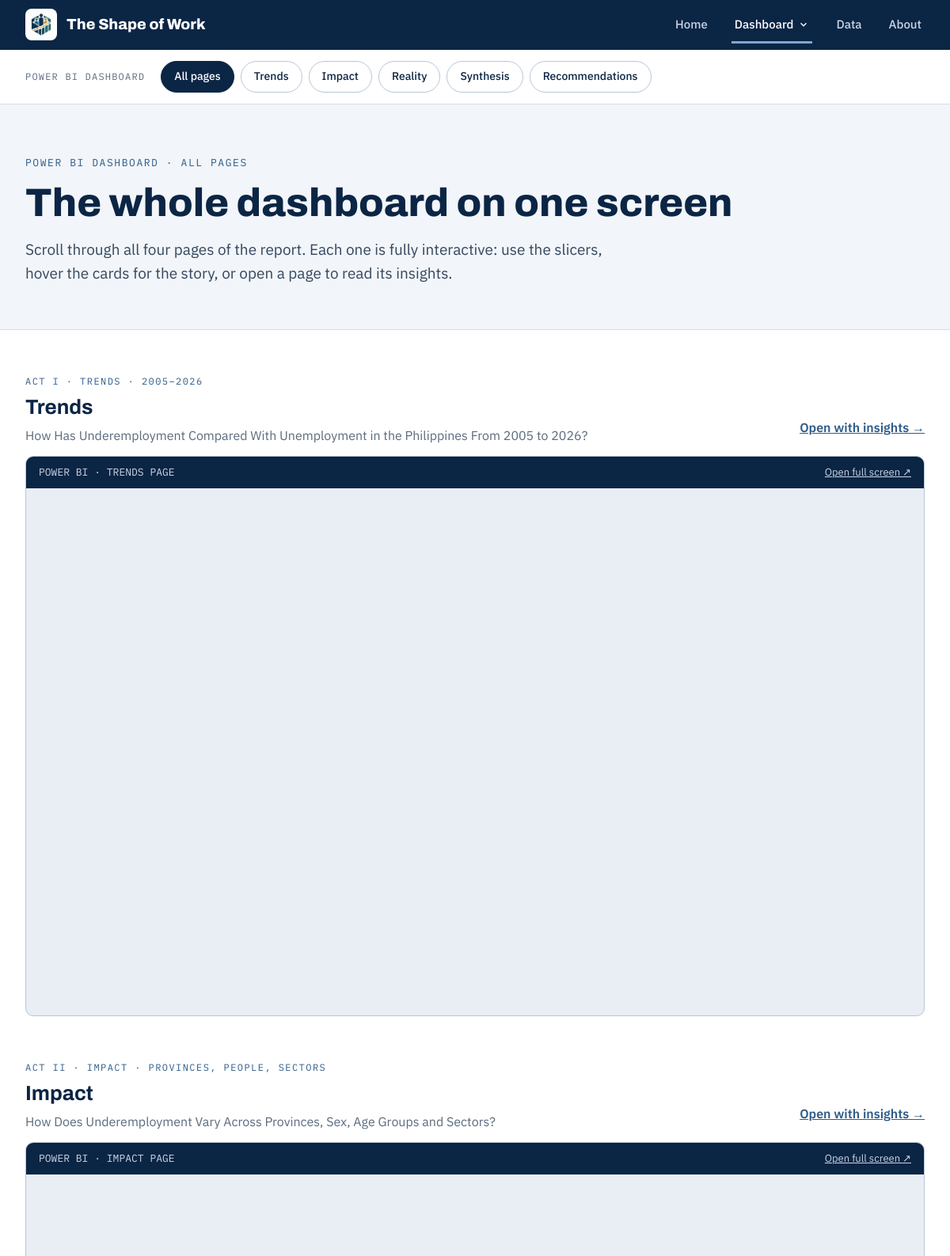
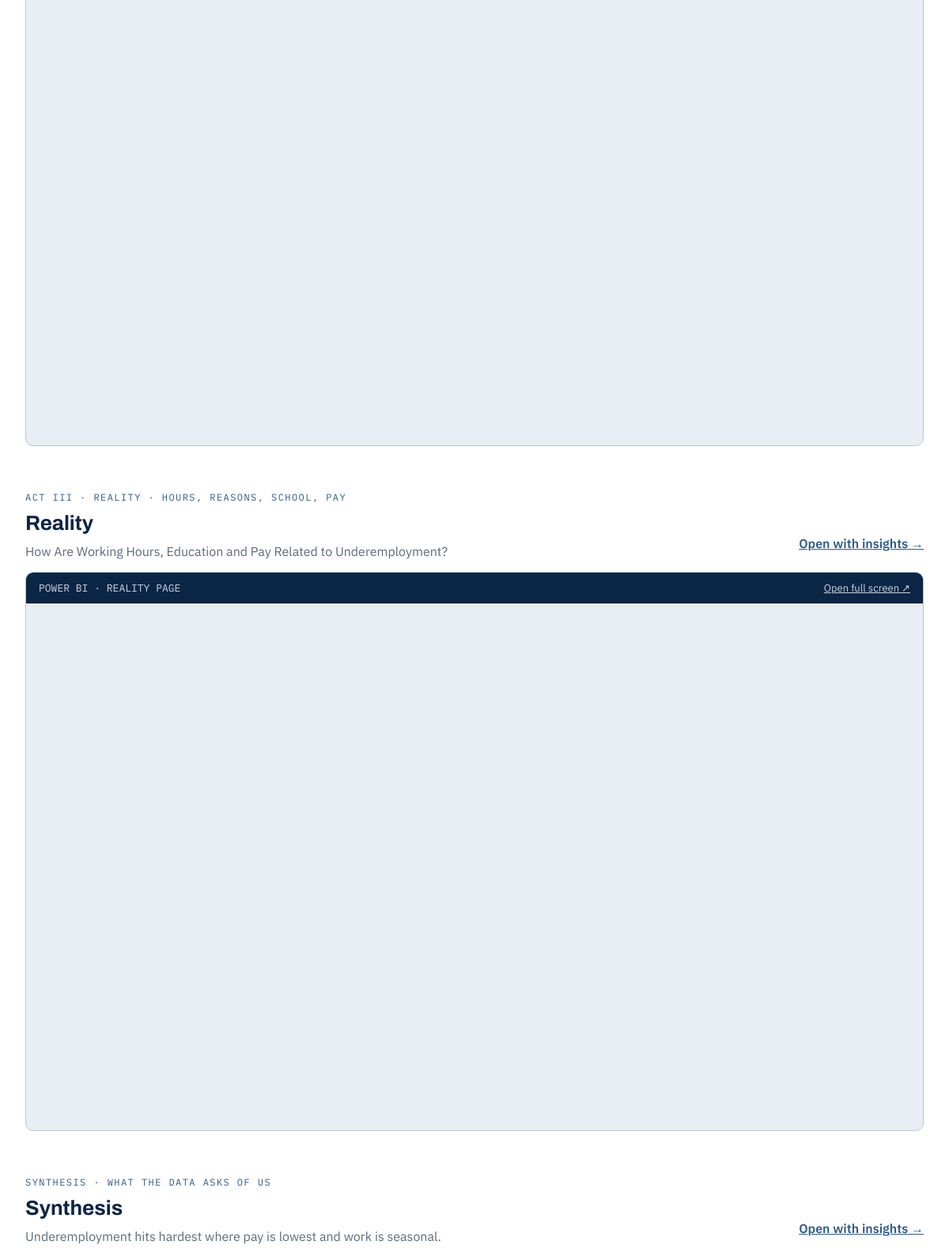
/dashboard/ (upper part), run on the app's committed database (2 pictures, top to bottom).
### dashboard/models.py (models this page shows, shortened)
class PowerBIPage(models.Model):
    slug = models.SlugField(unique=True, help_text="Used in the web address, e.g. trends")
    title = models.CharField(max_length=60)
    act_label = models.CharField(max_length=80, help_text="e.g. Act I · Trends · 2005–2026")
    question = models.CharField(max_length=200)
    intro = models.TextField(
        help_text="The proposal's answer to the main research question, shown beside it"
    )
    page_id = models.CharField(
        max_length=40, help_text="Power BI page ID, e.g. 29c29917e904611d106b"
    )
    order = models.PositiveSmallIntegerField(default=0)
    class Meta:
        ordering = ["order"]
        verbose_name = "Power BI page"
    @property
    def embed_url(self):
        return f"{settings.POWERBI_REPORT_URL}&pageName={quote(self.page_id)}"

### dashboard/views.py (the view)
# urls.py: path("", views.overview, name="overview"),
def overview(request):
    pages = PowerBIPage.objects.all()
    return render(
        request,
        "dashboard/overview.html",
        {"pages": pages, "current": "all", "report_url": settings.POWERBI_REPORT_URL},
    )

### dashboard/context_processors.py (called while the page is built)
def dashboard_nav(request):
    return {"nav_pages": PowerBIPage.objects.all(), "is_live": settings.IS_VERCEL}

### templates/dashboard/overview.html (shortened to what this page needs)
{% extends "base.html" %}
{% block switcher %}{% include "dashboard/_switcher.html" %}{% endblock %}
{% block content %}
<section class="page-head">
  <div class="wrap">
    <p class="eyebrow">Power BI dashboard · all pages</p>
    <h1>The whole dashboard on one screen</h1>
    <p class="lead">Scroll through all four pages of the report. Each one is fully interactive: use the slicers, hover the cards for the story, or open a page to read its insights.</p>
  </div>
</section>
<section class="section">
  <div class="wrap stack" style="gap:56px">
    {% for page in pages %}
      <article class="stack" style="gap:14px">
        <div class="row-between" style="align-items:flex-end">
          <div class="stack" style="gap:4px">
            <span class="eyebrow" style="font-size:12px">{{ page.act_label }}</span>
            <h2 class="section-title" style="font-size:26px">{{ page.title }}</h2>
            <span class="muted">{{ page.question }}</span>
          </div>
          <a class="link-strong" href="{% url 'dashboard:page' page.slug %}">Open with insights →</a>
        </div>
        {% include "dashboard/_embed.html" %}
      </article>
    {% endfor %}
  </div>
</section>
{% endblock %}

### templates/dashboard/_switcher.html
<div class="switcher">
  <div class="wrap">
    <span class="switcher-label">POWER BI DASHBOARD</span>
    <nav class="pills" aria-label="Dashboard pages">
      <a class="pill {% if current == 'all' %}cur{% endif %}" href="{% url 'dashboard:overview' %}">All pages</a>
      {% for p in nav_pages %}
        <a class="pill {% if current == p.slug %}cur{% endif %}" href="{% url 'dashboard:page' p.slug %}">{{ p.title }}</a>
      {% endfor %}
      <a class="pill {% if current == 'recommendations' %}cur{% endif %}" href="{% url 'dashboard:recommendations' %}">Recommendations</a>
    </nav>
  </div>
</div>

### templates/dashboard/_embed.html
<figure class="embed">
  <div class="embed-bar">
    <span class="mono">POWER BI · {{ page.title|upper }} PAGE</span>
    <a href="{{ page.embed_url }}" target="_blank" rel="noopener" style="color:#C9D6E5">Open full screen ↗</a>
  </div>
  <div class="embed-frame">
    <iframe title="Power BI report: {{ page.title }} page" src="{{ page.embed_url }}" allowfullscreen loading="lazy"></iframe>
  </div>
</figure>

### static/css/style.css (style rules this page uses)
:root { --navy: #0B2545; --navy-2: #163A63; --blue: #2E5C8A; --blue-soft: #7FA7D1; --ink-2: #33475E; --muted: #5B6B7D; --line: #D5DEE8; --line-2: #E6ECF2; --mist: #F2F5F9; --mist-2: #F7F9FB; --tint: #EEF3F9; --white: #FFFFFF; --danger: #A23B2A; }
* { box-sizing: border-box; }
html { scroll-behavior: smooth; }
body { margin: 0; background: var(--white); color: var(--navy); font-family: 'IBM Plex Sans', system-ui, sans-serif; font-size: 16px; line-height: 1.5; min-height: 100vh; display: flex; flex-direction: column; }
a { color: var(--blue); }
.mono { font-family: 'IBM Plex Mono', monospace; }
.wrap { max-width: 1200px; margin: 0 auto; padding: 0 32px; }
.eyebrow { margin: 0; font-family: 'IBM Plex Mono', monospace; font-size: 13px; letter-spacing: .12em; text-transform: uppercase; color: var(--blue); }
.muted { color: var(--muted); }
.link-strong { font-weight: 600; min-height: 44px; display: inline-flex; align-items: center; }
.switcher { background: var(--white); border-bottom: 1px solid var(--line); }
.switcher .wrap { display: flex; flex-wrap: wrap; align-items: center; gap: 10px 20px; padding-top: 14px; padding-bottom: 14px; }
.switcher-label { font-family: 'IBM Plex Mono', monospace; font-size: 12px; letter-spacing: .1em; color: var(--muted); }
.pills { display: flex; flex-wrap: wrap; gap: 8px; }
.pill { display: inline-flex; align-items: center; min-height: 40px; padding: 0 16px; border-radius: 999px; border: 1px solid #B8C6D6; color: var(--navy); text-decoration: none; font-size: 14px; font-weight: 500; }
.pill.cur { background: var(--navy); border-color: var(--navy); color: var(--white); }
.page-head { background: var(--mist); border-bottom: 1px solid var(--line); }
.page-head .wrap { padding-top: 64px; padding-bottom: 56px; display: flex; flex-direction: column; gap: 16px; }
.page-head h1 { margin: 0; font-family: 'Archivo', sans-serif; font-size: 50px; line-height: 1.05; font-weight: 800; max-width: 920px; }
.page-head p.lead { margin: 0; font-size: 19px; line-height: 1.6; color: var(--ink-2); max-width: 780px; }
.section { padding-top: 56px; padding-bottom: 56px; }
.section-title { margin: 0; font-family: 'Archivo', sans-serif; font-size: 28px; font-weight: 700; }
.stack { display: flex; flex-direction: column; gap: 20px; }
.row-between { display: flex; flex-wrap: wrap; justify-content: space-between; align-items: center; gap: 12px 16px; }
.embed { margin: 0; border: 1px solid #B8C6D6; border-radius: 10px; overflow: hidden; background: #E9EEF4; }
.embed-bar { background: var(--navy); color: #C9D6E5; padding: 10px 16px; display: flex; flex-wrap: wrap; justify-content: space-between; gap: 8px; font-size: 13px; }
.embed-frame { position: relative; width: 100%; aspect-ratio: 16 / 9.4; }
.embed-frame iframe { position: absolute; inset: 0; width: 100%; height: 100%; border: 0; }

### data on the page
PowerBIPage: title "Trends", act_label "ACT I · TRENDS · 2005–2026", question "How Has Underemployment Compared With Unemployment in the Philippines From 2005 to 2026?", title "TRENDS"
PowerBIPage: title "Impact", act_label "ACT II · IMPACT · PROVINCES, PEOPLE, SECTORS", question "How Does Underemployment Vary Across Provinces, Sex, Age Groups and Sectors?", title "IMPACT"
PowerBIPage: title "Reality", act_label "ACT III · REALITY · HOURS, REASONS, SCHOOL, PAY", question "How Are Working Hours, Education and Pay Related to Underemployment?", title "REALITY"
PowerBIPage: title "Synthesis", act_label "SYNTHESIS · WHAT THE DATA ASKS OF US", question "Underemployment hits hardest where pay is lowest and work is seasonal."
